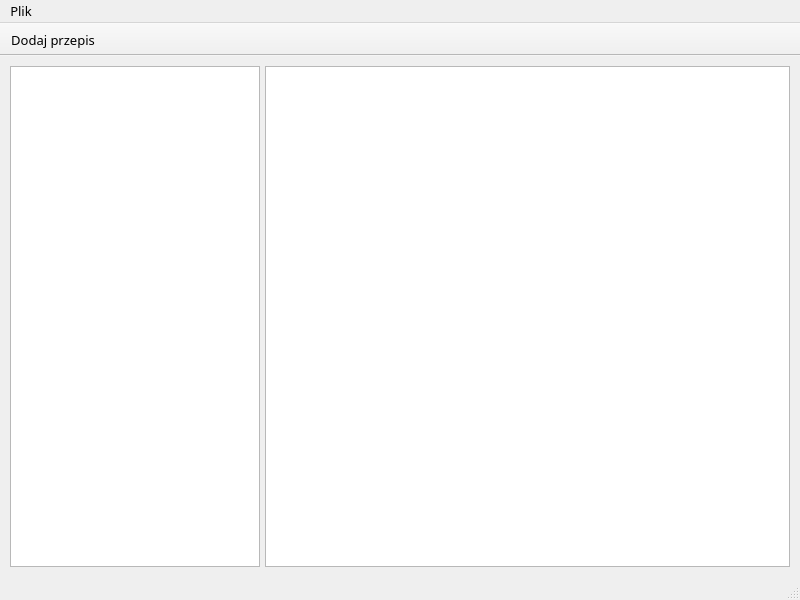
<?xml version="1.0" encoding="UTF-8"?>
<ui version="4.0">
 <class>MainWindow</class>
 <widget class="QMainWindow" name="MainWindow">
  <property name="geometry">
   <rect>
    <x>0</x>
    <y>0</y>
    <width>800</width>
    <height>600</height>
   </rect>
  </property>
  <property name="minimumSize">
   <size>
    <width>640</width>
    <height>480</height>
   </size>
  </property>
  <property name="font">
   <font>
    <family>Cantarell</family>
   </font>
  </property>
  <property name="windowTitle">
   <string>Przepisy</string>
  </property>
  <property name="windowIcon">
   <iconset resource="resources.qrc">
    <normaloff>:/img/Resources/pizza.png</normaloff>:/img/Resources/pizza.png</iconset>
  </property>
  <property name="locale">
   <locale language="Polish" country="Poland"/>
  </property>
  <widget class="QWidget" name="centralWidget">
   <layout class="QHBoxLayout" name="horizontalLayout">
    <property name="spacing">
     <number>5</number>
    </property>
    <property name="leftMargin">
     <number>10</number>
    </property>
    <property name="topMargin">
     <number>10</number>
    </property>
    <property name="rightMargin">
     <number>10</number>
    </property>
    <property name="bottomMargin">
     <number>10</number>
    </property>
    <item>
     <widget class="QListView" name="listaPrzepisow">
      <property name="sizePolicy">
       <sizepolicy hsizetype="Expanding" vsizetype="MinimumExpanding">
        <horstretch>0</horstretch>
        <verstretch>0</verstretch>
       </sizepolicy>
      </property>
      <property name="maximumSize">
       <size>
        <width>250</width>
        <height>16777215</height>
       </size>
      </property>
      <property name="editTriggers">
       <set>QAbstractItemView::NoEditTriggers</set>
      </property>
      <property name="alternatingRowColors">
       <bool>false</bool>
      </property>
     </widget>
    </item>
    <item>
     <widget class="QTextBrowser" name="textBrowser">
      <property name="html">
       <string>&lt;!DOCTYPE HTML PUBLIC &quot;-//W3C//DTD HTML 4.0//EN&quot; &quot;http://www.w3.org/TR/REC-html40/strict.dtd&quot;&gt;
&lt;html&gt;&lt;head&gt;&lt;meta name=&quot;qrichtext&quot; content=&quot;1&quot; /&gt;&lt;style type=&quot;text/css&quot;&gt;
p, li { white-space: pre-wrap; }
&lt;/style&gt;&lt;/head&gt;&lt;body style=&quot; font-family:'Cantarell'; font-size:9pt; font-weight:400; font-style:normal;&quot;&gt;
&lt;p style=&quot;-qt-paragraph-type:empty; margin-top:0px; margin-bottom:0px; margin-left:0px; margin-right:0px; -qt-block-indent:0; text-indent:0px;&quot;&gt;&lt;br /&gt;&lt;/p&gt;&lt;/body&gt;&lt;/html&gt;</string>
      </property>
     </widget>
    </item>
   </layout>
  </widget>
  <widget class="QMenuBar" name="menuBar">
   <property name="geometry">
    <rect>
     <x>0</x>
     <y>0</y>
     <width>800</width>
     <height>23</height>
    </rect>
   </property>
   <property name="font">
    <font>
     <family>Noto Sans</family>
     <pointsize>10</pointsize>
    </font>
   </property>
   <widget class="QMenu" name="menuPlik">
    <property name="font">
     <font>
      <pointsize>10</pointsize>
     </font>
    </property>
    <property name="title">
     <string>Plik</string>
    </property>
    <addaction name="actionDodaj_Przepis"/>
    <addaction name="separator"/>
    <addaction name="actionZamknij"/>
   </widget>
   <addaction name="menuPlik"/>
  </widget>
  <widget class="QStatusBar" name="statusBar">
   <property name="font">
    <font>
     <family>Noto Sans</family>
     <pointsize>10</pointsize>
    </font>
   </property>
  </widget>
  <widget class="QToolBar" name="mainToolBar">
   <property name="font">
    <font>
     <family>Noto Sans</family>
     <pointsize>10</pointsize>
    </font>
   </property>
   <property name="movable">
    <bool>false</bool>
   </property>
   <attribute name="toolBarArea">
    <enum>TopToolBarArea</enum>
   </attribute>
   <attribute name="toolBarBreak">
    <bool>false</bool>
   </attribute>
   <addaction name="actionDodaj_Przepis"/>
  </widget>
  <action name="actionDodaj_Przepis">
   <property name="checkable">
    <bool>false</bool>
   </property>
   <property name="icon">
    <iconset resource="resources.qrc">
     <normaloff>:/img/Resources/newfile.png</normaloff>:/img/Resources/newfile.png</iconset>
   </property>
   <property name="text">
    <string>Dodaj przepis</string>
   </property>
   <property name="whatsThis">
    <string extracomment="Dodaj nowy przepis"/>
   </property>
   <property name="font">
    <font>
     <pointsize>10</pointsize>
    </font>
   </property>
   <property name="shortcut">
    <string>Ctrl+N</string>
   </property>
  </action>
  <action name="actionZamknij">
   <property name="icon">
    <iconset resource="resources.qrc">
     <normaloff>:/img/Resources/closewindow.png</normaloff>:/img/Resources/closewindow.png</iconset>
   </property>
   <property name="text">
    <string>Zamknij</string>
   </property>
   <property name="font">
    <font>
     <pointsize>10</pointsize>
    </font>
   </property>
   <property name="shortcut">
    <string>Ctrl+Q</string>
   </property>
  </action>
 </widget>
 <layoutdefault spacing="6" margin="11"/>
 <resources>
  <include location="resources.qrc"/>
 </resources>
 <connections/>
</ui>
